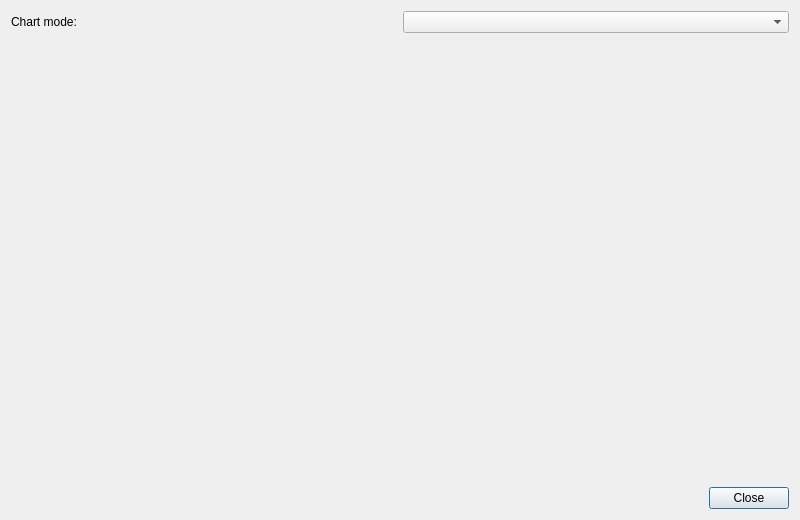
<?xml version="1.0" encoding="UTF-8"?>
<ui version="4.0">
 <class>ChartDialog</class>
 <widget class="QDialog" name="ChartDialog">
  <property name="geometry">
   <rect>
    <x>0</x>
    <y>0</y>
    <width>800</width>
    <height>520</height>
   </rect>
  </property>
  <property name="windowTitle">
   <string>Chart</string>
  </property>
  <layout class="QVBoxLayout" name="verticalLayout">
   <item>
    <layout class="QHBoxLayout" name="controlsLayout">
     <item>
      <widget class="QLabel" name="chartModeLabel">
       <property name="text"><string>Chart mode:</string></property>
       <property name="buddy"><cstring>chartModeComboBox</cstring></property>
      </widget>
     </item>
     <item>
      <widget class="QComboBox" name="chartModeComboBox"/>
     </item>
    </layout>
   </item>
   <item>
    <widget class="QWidget" name="chartContainerWidget">
     <layout class="QVBoxLayout" name="chartLayout"/>
    </widget>
   </item>
   <item>
    <widget class="QDialogButtonBox" name="buttonBox">
     <property name="orientation"><enum>Qt::Horizontal</enum></property>
     <property name="standardButtons"><set>QDialogButtonBox::Close</set></property>
    </widget>
   </item>
  </layout>
 </widget>
 <resources/>
 <connections>
  <connection>
   <sender>buttonBox</sender>
   <signal>rejected()</signal>
   <receiver>ChartDialog</receiver>
   <slot>reject()</slot>
  </connection>
 </connections>
</ui>
